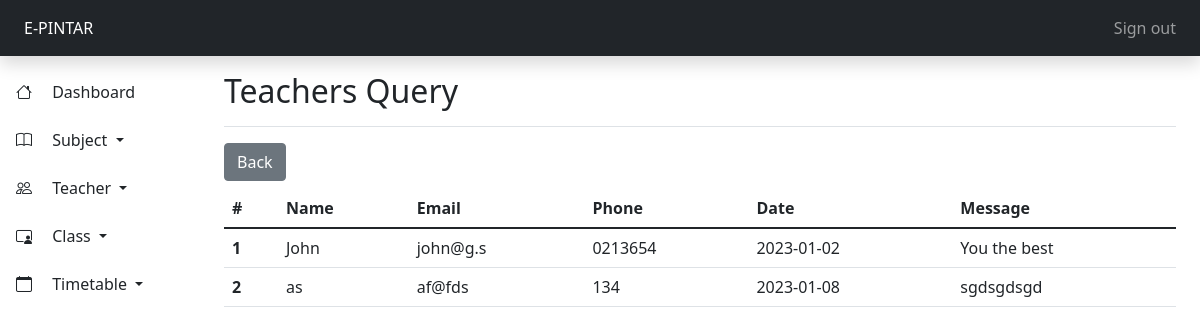
/admin/teacher-query.php?teacher_id=1 (signed in), run on the app's committed database.
### tables this page shows
CREATE TABLE `query` (
  `id` int(11) NOT NULL,
  `teacher_id` int(11) NOT NULL,
  `name` varchar(255) NOT NULL,
  `email` varchar(255) NOT NULL,
  `phone` varchar(255) NOT NULL,
  `created` varchar(255) NOT NULL,
  `message` text NOT NULL
);

### config/include.php (called while the page is built, shortened)
<?php
function route($path)
{
    return $_ENV['URL_PATH'] . $path;
}

### admin/controller/controller.php (called while the page is built, shortened)
<?php
$conn = mysqli_connect($_ENV['DB_HOST'], $_ENV['DB_USERNAME'], $_ENV['DB_PASSWORD'], $_ENV['DB_DATABASE']);
function mysqlj($query)
{
    global $conn;
    return mysqli_query($conn, $query);
}
function getTeacherQuery($id)
{
    $results = array();
    $query = "SELECT * FROM query WHERE teacher_id=$id";
    $result = mysqlj($query);
    if ($result->num_rows > 0) {
        while ($row = mysqli_fetch_assoc($result)) {
            $results[] = $row;
        }
    }
    return $results;
}

### admin/teacher-query.php (the view, shortened to what this page needs)
<?php
include('../config/include.php');
include(asset('admin/controller/controller.php'));
$query = getTeacherQuery($_GET['teacher_id']);
?>
<html lang="en">
<head>
    <link rel="stylesheet" href="https://cdn.jsdelivr.net/npm/bootstrap-icons@1.10.3/font/bootstrap-icons.css">
    <link rel="stylesheet" type="text/css" href="<?= route('css/style.css') ?>">
</head>
<body>
    <header class="navbar navbar-dark bg-dark flex-md-nowrap p-0 shadow p-2">
        <a class="navbar-brand col-md-3 col-lg-2 me-0 px-3 fs-6" href="<?= route('admin/') ?>"><?= $_ENV['APP_NAME'] ?></a>
        <div class="navbar-nav">
            <div class="nav-item text-nowrap">
                <a class="nav-link px-3" href="<?= route('admin/index.php?logout=1') ?>">Sign out</a>
            </div>
        </div>
    </header>
    <div class="container-fluid">
        <div class="row">
            <?php include(asset('admin/inc/sidebar.php')) ?>
            <main class="col-md-9 ms-sm-auto col-lg-10 px-md-4">
                <div class="d-flex justify-content-between flex-wrap flex-md-nowrap align-items-center pt-3 pb-2 mb-3 border-bottom">
                    <h1 class="h2">Teachers Query</h1>
                </div>
                <a href="<?= route('admin/teacher.php') ?>" class="btn btn-secondary mb-2">Back</a>
                <table class="table">
                    <thead>
                        <tr>
                            <th scope="col">#</th>
                            <th scope="col">Name</th>
                            <th scope="col">Email</th>
                            <th scope="col">Phone</th>
                            <th scope="col">Date</th>
                            <th scope="col">Message</th>
                        </tr>
                    </thead>
                    <tbody>
                        <?php foreach ($query as $q) { ?>
                            <tr>
                                <th scope="row"><?= $q['id'] ?></th>
                                <td><?= $q['name'] ?></td>
                                <td><?= $q['email'] ?></td>
                                <td><?= $q['phone'] ?></td>
                                <td><?= $q['created'] ?></td>
                                <td><?= $q['message'] ?></td>
                            </tr>
                        <?php } ?>
                    </tbody>
                </table>
            </main>
        </div>
    </div>
</body>
</html>

### data on the page
query: id "1", name "John", email "john@g.s", phone "0213654", created "2023-01-02", message "You the best"
query: id "2", name "as", email "af@fds", phone "134", created "2023-01-08", message "sgdsgdsgd"

### other printed values
$_ENV['APP_NAME'] "E-PINTAR"
